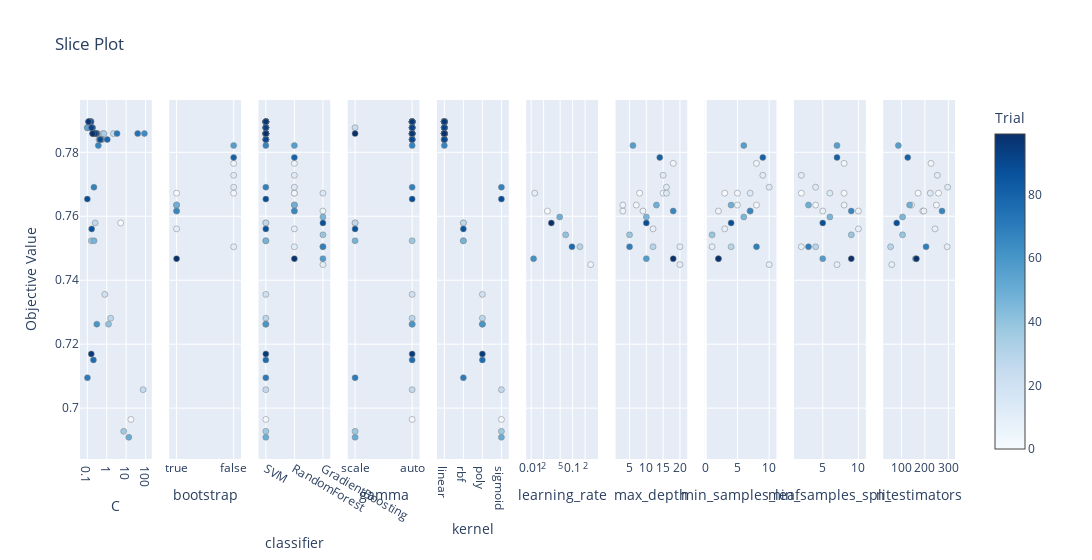

Notebook code cell kept with this figure:
### Code cell
# 3. Slice Plot
plot_slice(study).show()

### Figure 1 — Plotly figure (JSON) as saved in the notebook; plotly's stock layout.template omitted (floating-point values rounded to 4 significant figures)
{"data": [{"marker": {"color": [0, 2, 15, 16, 17, 18, 19, 20, 21, 22, 23, 24, 25, 26, 27, 28, 29, 31, 32, 33, 34, 35, 36, 37, 38, 40, 41, 42, 43, 44, 45, 47, 48, 50, 51, 52, 53, 54, 55, 58, 59, 60, 61, 62, 63, 64, 65, 67, 68, 70, 71, 72, 73, 74, 75, 76, 77, 78, 79, 81, 82, 83, 84, 85, 86, 88, 89, 90, 91, 92, 93, 94, 95, 96, 97, 99], "colorbar": {"title": {"text": "Trial"}, "x": 1, "xpad": 40}, "colorscale": [[0, "rgb(247,251,255)"], [0.125, "rgb(222,235,247)"], [0.25, "rgb(198,219,239)"], [0.375, "rgb(158,202,225)"], [0.5, "rgb(107,174,214)"], [0.625, "rgb(66,146,198)"], [0.75, "rgb(33,113,181)"], [0.875, "rgb(8,81,156)"], [1, "rgb(8,48,107)"]], "line": {"color": "Grey", "width": 0.5}, "showscale": true}, "mode": "markers", "name": "Feasible Trial", "showlegend": false, "type": "scatter", "x": [5.251, 17.7, 0.1322, 0.1032, 0.1358, 0.1452, 0.6195, 0.7951, 0.1194, 0.3361, 0.1058, 0.401, 2.199, 75.36, 0.2537, 1.591, 0.2433, 0.1042, 0.19, 0.2005, 0.721, 0.1541, 0.4144, 7.496, 0.1603, 1.238, 0.1583, 0.1491, 0.3169, 0.1002, 0.465, 0.2212, 0.1646, 13.75, 0.1417, 0.136, 0.2486, 0.1018, 0.2684, 0.5665, 0.1318, 0.3077, 0.152, 0.14, 0.1889, 87.84, 0.132, 0.3689, 0.2195, 0.1012, 0.1349, 3.399, 0.1865, 39.6, 0.1345, 0.206, 0.1227, 1.068, 0.2992, 0.1217, 0.1808, 0.1507, 0.1252, 0.2412, 0.1678, 0.1002, 0.2075, 0.4605, 0.1494, 0.1656, 0.1233, 0.2847, 0.1599, 0.115, 0.2412, 0.1889], "xaxis": "x", "y": [0.7579, 0.6965, 0.7896, 0.7877, 0.7896, 0.7896, 0.7858, 0.7356, 0.7896, 0.7858, 0.7877, 0.784, 0.7858, 0.7058, 0.7579, 0.7281, 0.7858, 0.7877, 0.7858, 0.7858, 0.7858, 0.7896, 0.784, 0.6927, 0.7523, 0.7263, 0.7877, 0.7896, 0.7858, 0.7877, 0.784, 0.7523, 0.7877, 0.6909, 0.7896, 0.7896, 0.7858, 0.7877, 0.7858, 0.784, 0.7896, 0.7263, 0.7896, 0.7896, 0.7858, 0.7858, 0.7896, 0.7821, 0.7691, 0.7095, 0.7896, 0.7858, 0.7877, 0.7858, 0.7896, 0.7151, 0.7896, 0.784, 0.7858, 0.7896, 0.7877, 0.7896, 0.7896, 0.7858, 0.7561, 0.7654, 0.7858, 0.784, 0.7896, 0.7877, 0.7896, 0.7858, 0.7169, 0.7896, 0.7858, 0.7858], "yaxis": "y"}, {"marker": {"color": [1, 3, 4, 5, 7, 8, 9, 11, 12, 13, 49, 56, 66, 80, 98], "colorbar": {"title": {"text": "Trial"}, "x": 1, "xpad": 40}, "colorscale": [[0, "rgb(247,251,255)"], [0.125, "rgb(222,235,247)"], [0.25, "rgb(198,219,239)"], [0.375, "rgb(158,202,225)"], [0.5, "rgb(107,174,214)"], [0.625, "rgb(66,146,198)"], [0.75, "rgb(33,113,181)"], [0.875, "rgb(8,81,156)"], [1, "rgb(8,48,107)"]], "line": {"color": "Grey", "width": 0.5}, "showscale": false}, "mode": "markers", "name": "Feasible Trial", "showlegend": false, "type": "scatter", "x": [true, false, true, false, true, true, true, false, false, false, true, false, true, false, true], "xaxis": "x2", "y": [0.7672, 0.7672, 0.7635, 0.7765, 0.7635, 0.7616, 0.7561, 0.7505, 0.7728, 0.7691, 0.7635, 0.7821, 0.7616, 0.7784, 0.7467], "yaxis": "y2"}, {"marker": {"color": [0, 1, 2, 3, 4, 5, 6, 7, 8, 9, 10, 11, 12, 13, 14, 15, 16, 17, 18, 19, 20, 21, 22, 23, 24, 25, 26, 27, 28, 29, 30, 31, 32, 33, 34, 35, 36, 37, 38, 39, 40, 41, 42, 43, 44, 45, 46, 47, 48, 49, 50, 51, 52, 53, 54, 55, 56, 57, 58, 59, 60, 61, 62, 63, 64, 65, 66, 67, 68, 69, 70, 71, 72, 73, 74, 75, 76, 77, 78, 79, 80, 81, 82, 83, 84, 85, 86, 87, 88, 89, 90, 91, 92, 93, 94, 95, 96, 97, 98, 99], "colorbar": {"title": {"text": "Trial"}, "x": 1, "xpad": 40}, "colorscale": [[0, "rgb(247,251,255)"], [0.125, "rgb(222,235,247)"], [0.25, "rgb(198,219,239)"], [0.375, "rgb(158,202,225)"], [0.5, "rgb(107,174,214)"], [0.625, "rgb(66,146,198)"], [0.75, "rgb(33,113,181)"], [0.875, "rgb(8,81,156)"], [1, "rgb(8,48,107)"]], "line": {"color": "Grey", "width": 0.5}, "showscale": false}, "mode": "markers", "name": "Feasible Trial", "showlegend": false, "type": "scatter", "x": ["SVM", "RandomForest", "SVM", "RandomForest", "RandomForest", "RandomForest", "GradientBoosting", "RandomForest", "RandomForest", "RandomForest", "GradientBoosting", "RandomForest", "RandomForest", "RandomForest", "GradientBoosting", "SVM", "SVM", "SVM", "SVM", "SVM", "SVM", "SVM", "SVM", "SVM", "SVM", "SVM", "SVM", "SVM", "SVM", "SVM", "GradientBoosting", "SVM", "SVM", "SVM", "SVM", "SVM", "SVM", "SVM", "SVM", "GradientBoosting", "SVM", "SVM", "SVM", "SVM", "SVM", "SVM", "GradientBoosting", "SVM", "SVM", "RandomForest", "SVM", "SVM", "SVM", "SVM", "SVM", "SVM", "RandomForest", "GradientBoosting", "SVM", "SVM", "SVM", "SVM", "SVM", "SVM", "SVM", "SVM", "RandomForest", "SVM", "SVM", "GradientBoosting", "SVM", "SVM", "SVM", "SVM", "SVM", "SVM", "SVM", "SVM", "SVM", "SVM", "RandomForest", "SVM", "SVM", "SVM", "SVM", "SVM", "SVM", "GradientBoosting", "SVM", "SVM", "SVM", "SVM", "SVM", "SVM", "SVM", "SVM", "SVM", "SVM", "RandomForest", "SVM"], "xaxis": "x3", "y": [0.7579, 0.7672, 0.6965, 0.7672, 0.7635, 0.7765, 0.7616, 0.7635, 0.7616, 0.7561, 0.7449, 0.7505, 0.7728, 0.7691, 0.7672, 0.7896, 0.7877, 0.7896, 0.7896, 0.7858, 0.7356, 0.7896, 0.7858, 0.7877, 0.784, 0.7858, 0.7058, 0.7579, 0.7281, 0.7858, 0.7505, 0.7877, 0.7858, 0.7858, 0.7858, 0.7896, 0.784, 0.6927, 0.7523, 0.7542, 0.7263, 0.7877, 0.7896, 0.7858, 0.7877, 0.784, 0.7598, 0.7523, 0.7877, 0.7635, 0.6909, 0.7896, 0.7896, 0.7858, 0.7877, 0.7858, 0.7821, 0.7467, 0.784, 0.7896, 0.7263, 0.7896, 0.7896, 0.7858, 0.7858, 0.7896, 0.7616, 0.7821, 0.7691, 0.7505, 0.7095, 0.7896, 0.7858, 0.7877, 0.7858, 0.7896, 0.7151, 0.7896, 0.784, 0.7858, 0.7784, 0.7896, 0.7877, 0.7896, 0.7896, 0.7858, 0.7561, 0.7579, 0.7654, 0.7858, 0.784, 0.7896, 0.7877, 0.7896, 0.7858, 0.7169, 0.7896, 0.7858, 0.7467, 0.7858], "yaxis": "y3"}, {"marker": {"color": [0, 2, 15, 16, 17, 18, 19, 20, 21, 22, 23, 24, 25, 26, 27, 28, 29, 31, 32, 33, 34, 35, 36, 37, 38, 40, 41, 42, 43, 44, 45, 47, 48, 50, 51, 52, 53, 54, 55, 58, 59, 60, 61, 62, 63, 64, 65, 67, 68, 70, 71, 72, 73, 74, 75, 76, 77, 78, 79, 81, 82, 83, 84, 85, 86, 88, 89, 90, 91, 92, 93, 94, 95, 96, 97, 99], "colorbar": {"title": {"text": "Trial"}, "x": 1, "xpad": 40}, "colorscale": [[0, "rgb(247,251,255)"], [0.125, "rgb(222,235,247)"], [0.25, "rgb(198,219,239)"], [0.375, "rgb(158,202,225)"], [0.5, "rgb(107,174,214)"], [0.625, "rgb(66,146,198)"], [0.75, "rgb(33,113,181)"], [0.875, "rgb(8,81,156)"], [1, "rgb(8,48,107)"]], "line": {"color": "Grey", "width": 0.5}, "showscale": false}, "mode": "markers", "name": "Feasible Trial", "showlegend": false, "type": "scatter", "x": ["scale", "auto", "auto", "auto", "auto", "auto", "auto", "auto", "auto", "auto", "scale", "auto", "auto", "auto", "scale", "auto", "auto", "auto", "auto", "auto", "auto", "auto", "auto", "scale", "auto", "auto", "auto", "auto", "auto", "auto", "auto", "scale", "auto", "scale", "auto", "auto", "auto", "auto", "auto", "auto", "auto", "auto", "auto", "auto", "auto", "auto", "auto", "auto", "auto", "scale", "auto", "auto", "auto", "auto", "auto", "auto", "auto", "auto", "auto", "auto", "auto", "auto", "auto", "auto", "scale", "auto", "auto", "auto", "auto", "auto", "auto", "auto", "auto", "auto", "auto", "scale"], "xaxis": "x4", "y": [0.7579, 0.6965, 0.7896, 0.7877, 0.7896, 0.7896, 0.7858, 0.7356, 0.7896, 0.7858, 0.7877, 0.784, 0.7858, 0.7058, 0.7579, 0.7281, 0.7858, 0.7877, 0.7858, 0.7858, 0.7858, 0.7896, 0.784, 0.6927, 0.7523, 0.7263, 0.7877, 0.7896, 0.7858, 0.7877, 0.784, 0.7523, 0.7877, 0.6909, 0.7896, 0.7896, 0.7858, 0.7877, 0.7858, 0.784, 0.7896, 0.7263, 0.7896, 0.7896, 0.7858, 0.7858, 0.7896, 0.7821, 0.7691, 0.7095, 0.7896, 0.7858, 0.7877, 0.7858, 0.7896, 0.7151, 0.7896, 0.784, 0.7858, 0.7896, 0.7877, 0.7896, 0.7896, 0.7858, 0.7561, 0.7654, 0.7858, 0.784, 0.7896, 0.7877, 0.7896, 0.7858, 0.7169, 0.7896, 0.7858, 0.7858], "yaxis": "y4"}, {"marker": {"color": [0, 2, 15, 16, 17, 18, 19, 20, 21, 22, 23, 24, 25, 26, 27, 28, 29, 31, 32, 33, 34, 35, 36, 37, 38, 40, 41, 42, 43, 44, 45, 47, 48, 50, 51, 52, 53, 54, 55, 58, 59, 60, 61, 62, 63, 64, 65, 67, 68, 70, 71, 72, 73, 74, 75, 76, 77, 78, 79, 81, 82, 83, 84, 85, 86, 88, 89, 90, 91, 92, 93, 94, 95, 96, 97, 99], "colorbar": {"title": {"text": "Trial"}, "x": 1, "xpad": 40}, "colorscale": [[0, "rgb(247,251,255)"], [0.125, "rgb(222,235,247)"], [0.25, "rgb(198,219,239)"], [0.375, "rgb(158,202,225)"], [0.5, "rgb(107,174,214)"], [0.625, "rgb(66,146,198)"], [0.75, "rgb(33,113,181)"], [0.875, "rgb(8,81,156)"], [1, "rgb(8,48,107)"]], "line": {"color": "Grey", "width": 0.5}, "showscale": false}, "mode": "markers", "name": "Feasible Trial", "showlegend": false, "type": "scatter", "x": ["rbf", "sigmoid", "linear", "linear", "linear", "linear", "linear", "poly", "linear", "linear", "linear", "linear", "linear", "sigmoid", "rbf", "poly", "linear", "linear", "linear", "linear", "linear", "linear", "linear", "sigmoid", "rbf", "poly", "linear", "linear", "linear", "linear", "linear", "rbf", "linear", "sigmoid", "linear", "linear", "linear", "linear", "linear", "linear", "linear", "poly", "linear", "linear", "linear", "linear", "linear", "linear", "sigmoid", "rbf", "linear", "linear", "linear", "linear", "linear", "poly", "linear", "linear", "linear", "linear", "linear", "linear", "linear", "linear", "rbf", "sigmoid", "linear", "linear", "linear", "linear", "linear", "linear", "poly", "linear", "linear", "linear"], "xaxis": "x5", "y": [0.7579, 0.6965, 0.7896, 0.7877, 0.7896, 0.7896, 0.7858, 0.7356, 0.7896, 0.7858, 0.7877, 0.784, 0.7858, 0.7058, 0.7579, 0.7281, 0.7858, 0.7877, 0.7858, 0.7858, 0.7858, 0.7896, 0.784, 0.6927, 0.7523, 0.7263, 0.7877, 0.7896, 0.7858, 0.7877, 0.784, 0.7523, 0.7877, 0.6909, 0.7896, 0.7896, 0.7858, 0.7877, 0.7858, 0.784, 0.7896, 0.7263, 0.7896, 0.7896, 0.7858, 0.7858, 0.7896, 0.7821, 0.7691, 0.7095, 0.7896, 0.7858, 0.7877, 0.7858, 0.7896, 0.7151, 0.7896, 0.784, 0.7858, 0.7896, 0.7877, 0.7896, 0.7896, 0.7858, 0.7561, 0.7654, 0.7858, 0.784, 0.7896, 0.7877, 0.7896, 0.7858, 0.7169, 0.7896, 0.7858, 0.7858], "yaxis": "y5"}, {"marker": {"color": [6, 10, 14, 30, 39, 46, 57, 69, 87], "colorbar": {"title": {"text": "Trial"}, "x": 1, "xpad": 40}, "colorscale": [[0, "rgb(247,251,255)"], [0.125, "rgb(222,235,247)"], [0.25, "rgb(198,219,239)"], [0.375, "rgb(158,202,225)"], [0.5, "rgb(107,174,214)"], [0.625, "rgb(66,146,198)"], [0.75, "rgb(33,113,181)"], [0.875, "rgb(8,81,156)"], [1, "rgb(8,48,107)"]], "line": {"color": "Grey", "width": 0.5}, "showscale": false}, "mode": "markers", "name": "Feasible Trial", "showlegend": false, "type": "scatter", "x": [0.02472, 0.2728, 0.01218, 0.1495, 0.06807, 0.04884, 0.01144, 0.09658, 0.03063], "xaxis": "x6", "y": [0.7616, 0.7449, 0.7672, 0.7505, 0.7542, 0.7598, 0.7467, 0.7505, 0.7579], "yaxis": "y6"}, {"marker": {"color": [1, 3, 4, 5, 6, 7, 8, 9, 10, 11, 12, 13, 14, 30, 39, 46, 49, 56, 57, 66, 69, 80, 87, 98], "colorbar": {"title": {"text": "Trial"}, "x": 1, "xpad": 40}, "colorscale": [[0, "rgb(247,251,255)"], [0.125, "rgb(222,235,247)"], [0.25, "rgb(198,219,239)"], [0.375, "rgb(158,202,225)"], [0.5, "rgb(107,174,214)"], [0.625, "rgb(66,146,198)"], [0.75, "rgb(33,113,181)"], [0.875, "rgb(8,81,156)"], [1, "rgb(8,48,107)"]], "line": {"color": "Grey", "width": 0.5}, "showscale": false}, "mode": "markers", "name": "Feasible Trial", "showlegend": false, "type": "scatter", "x": [8, 15, 7, 18, 3, 3, 9, 12, 20, 20, 15, 16, 16, 12, 5, 10, 13, 6, 10, 18, 5, 14, 10, 18], "xaxis": "x7", "y": [0.7672, 0.7672, 0.7635, 0.7765, 0.7616, 0.7635, 0.7616, 0.7561, 0.7449, 0.7505, 0.7728, 0.7691, 0.7672, 0.7505, 0.7542, 0.7598, 0.7635, 0.7821, 0.7467, 0.7616, 0.7505, 0.7784, 0.7579, 0.7467], "yaxis": "y7"}, {"marker": {"color": [1, 3, 4, 5, 6, 7, 8, 9, 10, 11, 12, 13, 14, 30, 39, 46, 49, 56, 57, 66, 69, 80, 87, 98], "colorbar": {"title": {"text": "Trial"}, "x": 1, "xpad": 40}, "colorscale": [[0, "rgb(247,251,255)"], [0.125, "rgb(222,235,247)"], [0.25, "rgb(198,219,239)"], [0.375, "rgb(158,202,225)"], [0.5, "rgb(107,174,214)"], [0.625, "rgb(66,146,198)"], [0.75, "rgb(33,113,181)"], [0.875, "rgb(8,81,156)"], [1, "rgb(8,48,107)"]], "line": {"color": "Grey", "width": 0.5}, "showscale": false}, "mode": "markers", "name": "Feasible Trial", "showlegend": false, "type": "scatter", "x": [3, 5, 8, 8, 2, 5, 7, 3, 10, 1, 9, 10, 7, 4, 1, 6, 4, 6, 2, 7, 8, 9, 4, 2], "xaxis": "x8", "y": [0.7672, 0.7672, 0.7635, 0.7765, 0.7616, 0.7635, 0.7616, 0.7561, 0.7449, 0.7505, 0.7728, 0.7691, 0.7672, 0.7505, 0.7542, 0.7598, 0.7635, 0.7821, 0.7467, 0.7616, 0.7505, 0.7784, 0.7579, 0.7467], "yaxis": "y8"}, {"marker": {"color": [1, 3, 4, 5, 6, 7, 8, 9, 10, 11, 12, 13, 14, 30, 39, 46, 49, 56, 57, 66, 69, 80, 87, 98], "colorbar": {"title": {"text": "Trial"}, "x": 1, "xpad": 40}, "colorscale": [[0, "rgb(247,251,255)"], [0.125, "rgb(222,235,247)"], [0.25, "rgb(198,219,239)"], [0.375, "rgb(158,202,225)"], [0.5, "rgb(107,174,214)"], [0.625, "rgb(66,146,198)"], [0.75, "rgb(33,113,181)"], [0.875, "rgb(8,81,156)"], [1, "rgb(8,48,107)"]], "line": {"color": "Grey", "width": 0.5}, "showscale": false}, "mode": "markers", "name": "Feasible Trial", "showlegend": false, "type": "scatter", "x": [2, 8, 4, 8, 10, 8, 5, 10, 7, 2, 2, 4, 6, 4, 9, 6, 3, 7, 5, 9, 3, 7, 5, 9], "xaxis": "x9", "y": [0.7672, 0.7672, 0.7635, 0.7765, 0.7616, 0.7635, 0.7616, 0.7561, 0.7449, 0.7505, 0.7728, 0.7691, 0.7672, 0.7505, 0.7542, 0.7598, 0.7635, 0.7821, 0.7467, 0.7616, 0.7505, 0.7784, 0.7579, 0.7467], "yaxis": "y9"}, {"marker": {"color": [1, 3, 4, 5, 6, 7, 8, 9, 10, 11, 12, 13, 14, 30, 39, 46, 49, 56, 57, 66, 69, 80, 87, 98], "colorbar": {"title": {"text": "Trial"}, "x": 1, "xpad": 40}, "colorscale": [[0, "rgb(247,251,255)"], [0.125, "rgb(222,235,247)"], [0.25, "rgb(198,219,239)"], [0.375, "rgb(158,202,225)"], [0.5, "rgb(107,174,214)"], [0.625, "rgb(66,146,198)"], [0.75, "rgb(33,113,181)"], [0.875, "rgb(8,81,156)"], [1, "rgb(8,48,107)"]], "line": {"color": "Grey", "width": 0.5}, "showscale": false}, "mode": "markers", "name": "Feasible Trial", "showlegend": false, "type": "scatter", "x": [258, 171, 249, 226, 191, 143, 196, 243, 59, 295, 253, 297, 223, 54, 105, 105, 135, 87, 160, 273, 205, 127, 80, 164], "xaxis": "x10", "y": [0.7672, 0.7672, 0.7635, 0.7765, 0.7616, 0.7635, 0.7616, 0.7561, 0.7449, 0.7505, 0.7728, 0.7691, 0.7672, 0.7505, 0.7542, 0.7598, 0.7635, 0.7821, 0.7467, 0.7616, 0.7505, 0.7784, 0.7579, 0.7467], "yaxis": "y10"}], "layout": {"title": {"text": "Slice Plot"}, "width": 3000, "xaxis": {"anchor": "y", "domain": [0, 0.082], "title": {"text": "C"}, "type": "log"}, "xaxis10": {"anchor": "y10", "domain": [0.918, 1.0], "title": {"text": "n_estimators"}}, "xaxis2": {"anchor": "y2", "categoryarray": [true, false], "categoryorder": "array", "domain": [0.102, 0.184], "title": {"text": "bootstrap"}, "type": "category"}, "xaxis3": {"anchor": "y3", "categoryarray": ["SVM", "RandomForest", "GradientBoosting"], "categoryorder": "array", "domain": [0.204, 0.286], "title": {"text": "classifier"}, "type": "category"}, "xaxis4": {"anchor": "y4", "categoryarray": ["scale", "auto"], "categoryorder": "array", "domain": [0.306, 0.388], "title": {"text": "gamma"}, "type": "category"}, "xaxis5": {"anchor": "y5", "categoryarray": ["linear", "rbf", "poly", "sigmoid"], "categoryorder": "array", "domain": [0.408, 0.49], "title": {"text": "kernel"}, "type": "category"}, "xaxis6": {"anchor": "y6", "domain": [0.51, 0.592], "title": {"text": "learning_rate"}, "type": "log"}, "xaxis7": {"anchor": "y7", "domain": [0.612, 0.694], "title": {"text": "max_depth"}}, "xaxis8": {"anchor": "y8", "domain": [0.714, 0.796], "title": {"text": "min_samples_leaf"}}, "xaxis9": {"anchor": "y9", "domain": [0.816, 0.898], "title": {"text": "min_samples_split"}}, "yaxis": {"anchor": "x", "domain": [0, 1], "title": {"text": "Objective Value"}}, "yaxis10": {"anchor": "x10", "domain": [0, 1], "matches": "y", "showticklabels": false}, "yaxis2": {"anchor": "x2", "domain": [0, 1], "matches": "y", "showticklabels": false}, "yaxis3": {"anchor": "x3", "domain": [0, 1], "matches": "y", "showticklabels": false}, "yaxis4": {"anchor": "x4", "domain": [0, 1], "matches": "y", "showticklabels": false}, "yaxis5": {"anchor": "x5", "domain": [0, 1], "matches": "y", "showticklabels": false}, "yaxis6": {"anchor": "x6", "domain": [0, 1], "matches": "y", "showticklabels": false}, "yaxis7": {"anchor": "x7", "domain": [0, 1], "matches": "y", "showticklabels": false}, "yaxis8": {"anchor": "x8", "domain": [0, 1], "matches": "y", "showticklabels": false}, "yaxis9": {"anchor": "x9", "domain": [0, 1], "matches": "y", "showticklabels": false}}}
